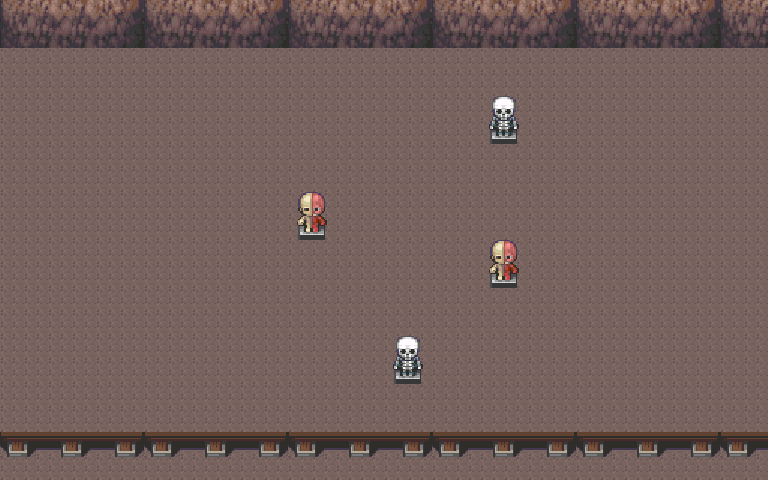

A 2D game scene composited from a Tiled map and its tileset images. What follows is a short description and the map's XML, with every tile layer's data as written:
An orthogonal 16x10 tile map with 48x48 px tiles, 2 tile layers (Background, Decoration), 6 tilesets and 16 objects.

<map version="1.10" tiledversion="1.12.2" orientation="orthogonal" renderorder="right-down" width="16" height="10" tilewidth="48" tileheight="48" infinite="0" nextlayerid="5" nextobjectid="17">
 <tileset firstgid="1" source="Tileset_48x48_9.tsx" />
 <tileset firstgid="101" source="nt481.tsx" />
 <tileset firstgid="229" source="nt482.tsx" />
 <tileset firstgid="357" source="nt483.tsx" />
 <tileset firstgid="485" source="nt484.tsx" />
 <tileset firstgid="741" source="nt485.tsx" />
 <layer id="1" name="Background" width="16" height="10">
  <data encoding="csv">
397,398,399,397,398,399,397,398,399,397,398,399,397,398,399,397,
362,362,362,362,362,362,362,362,362,362,362,362,362,362,362,362,
362,362,362,362,362,362,362,362,362,362,362,362,362,362,362,362,
362,362,362,362,362,362,362,362,362,362,362,362,362,362,362,362,
362,362,362,362,362,362,362,362,362,362,362,362,362,362,362,362,
362,362,362,362,362,362,362,362,362,362,362,362,362,362,362,362,
362,362,362,362,362,362,362,362,362,362,362,362,362,362,362,362,
362,362,362,362,362,362,362,362,362,362,362,362,362,362,362,362,
362,362,362,362,362,362,362,362,362,362,362,362,362,362,362,362,
416,417,418,416,417,418,416,417,418,416,417,418,416,417,418,416
</data>
 </layer>
 <layer id="2" name="Decoration" width="16" height="10">
  <data encoding="csv">
0,0,0,0,0,0,0,0,0,0,0,0,0,0,0,0,
0,0,0,0,0,0,0,0,0,0,0,0,0,0,0,0,
0,0,0,0,0,0,0,0,0,0,919,0,0,0,0,0,
0,0,0,0,0,0,0,0,0,0,0,0,0,0,0,0,
0,0,0,0,0,0,903,0,0,0,0,0,0,0,0,0,
0,0,0,0,0,0,0,0,0,0,903,0,0,0,0,0,
0,0,0,0,0,0,0,0,0,0,0,0,0,0,0,0,
0,0,0,0,0,0,0,0,919,0,0,0,0,0,0,0,
0,0,0,0,0,0,0,0,0,0,0,0,0,0,0,0,
0,0,0,0,0,0,0,0,0,0,0,0,0,0,0,0
</data>
 </layer>
 <objectgroup id="3" name="Spawns">
  <properties>
   <property name="desc" value="在此放置玩家和敌人的出生点" />
  </properties>
  <object id="1" x="0" y="96" width="48" height="48" />
  <object id="2" x="0" y="192" width="48" height="48" />
  <object id="3" x="0" y="288" width="48" height="48" />
  <object id="4" x="48" y="144" width="48" height="48" />
  <object id="5" x="48" y="240" width="48" height="48" />
  <object id="6" x="48" y="336" width="48" height="48" />
  <object id="17" x="0" y="384" width="48" height="48" />
  <object id="7" x="720" y="96" width="48" height="48" />
  <object id="8" x="720" y="192" width="48" height="48" />
  <object id="9" x="720" y="288" width="48" height="48" />
  <object id="10" x="720" y="0" width="48" height="48" />
  <object id="11" x="720" y="384" width="48" height="48" />
 </objectgroup>
 <objectgroup id="4" name="Collisions">
  <properties>
   <property name="desc" value="在此绘制碰撞盒" />
  </properties>
  <object id="12" x="288" y="192" width="48" height="48" />
  <object id="13" x="384" y="336" width="48" height="48" />
  <object id="15" x="480" y="96" width="48" height="48" />
  <object id="16" x="480" y="240" width="48" height="48" />
 </objectgroup>
</map>
